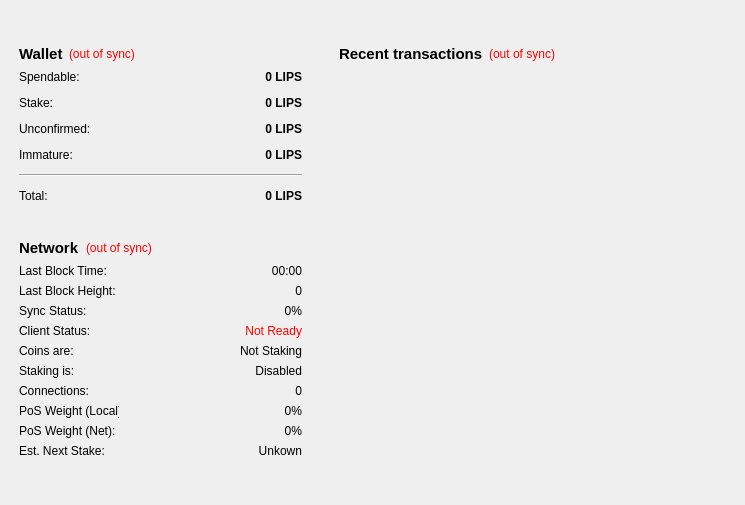
<?xml version="1.0" encoding="UTF-8"?>
<ui version="4.0">
 <class>OverviewPage</class>
 <widget class="QWidget" name="OverviewPage">
  <property name="geometry">
   <rect>
    <x>0</x>
    <y>0</y>
    <width>745</width>
    <height>505</height>
   </rect>
  </property>
  <property name="windowTitle">
   <string>Form</string>
  </property>
  <widget class="QWidget" name="layoutWidget00">
   <property name="geometry">
    <rect>
     <x>330</x>
     <y>35</y>
     <width>401</width>
     <height>461</height>
    </rect>
   </property>
   <layout class="QVBoxLayout" name="verticalLayout_3">
    <item>
     <widget class="QWidget" name="widget_2" native="true">
      <layout class="QVBoxLayout" name="verticalLayout">
       <item>
        <layout class="QHBoxLayout" name="horizontalLayout_2">
         <item>
          <widget class="QLabel" name="label_4">
           <property name="font">
            <font>
             <pointsize>11</pointsize>
             <weight>75</weight>
             <bold>true</bold>
            </font>
           </property>
           <property name="text">
            <string>&lt;b&gt;Recent transactions&lt;/b&gt;</string>
           </property>
          </widget>
         </item>
         <item>
          <widget class="QLabel" name="labelTransactionsStatus">
           <property name="toolTip">
            <string>The displayed information may be out of date. Your wallet automatically synchronizes with the LipsInc network after a connection is established, but this process has not completed yet.</string>
           </property>
           <property name="styleSheet">
            <string notr="true">QLabel { color: red; }</string>
           </property>
           <property name="text">
            <string notr="true">(out of sync)</string>
           </property>
           <property name="alignment">
            <set>Qt::AlignRight|Qt::AlignTrailing|Qt::AlignVCenter</set>
           </property>
          </widget>
         </item>
         <item>
          <spacer name="horizontalSpacer">
           <property name="orientation">
            <enum>Qt::Horizontal</enum>
           </property>
           <property name="sizeHint" stdset="0">
            <size>
             <width>40</width>
             <height>20</height>
            </size>
           </property>
          </spacer>
         </item>
        </layout>
       </item>
       <item>
        <widget class="QListView" name="listTransactions">
         <property name="styleSheet">
          <string notr="true">QListView { background: transparent; }</string>
         </property>
         <property name="frameShape">
          <enum>QFrame::NoFrame</enum>
         </property>
         <property name="verticalScrollBarPolicy">
          <enum>Qt::ScrollBarAlwaysOff</enum>
         </property>
         <property name="horizontalScrollBarPolicy">
          <enum>Qt::ScrollBarAlwaysOff</enum>
         </property>
         <property name="selectionMode">
          <enum>QAbstractItemView::NoSelection</enum>
         </property>
        </widget>
       </item>
      </layout>
     </widget>
    </item>
   </layout>
  </widget>
  <widget class="QWidget" name="layoutWidget01">
   <property name="geometry">
    <rect>
     <x>10</x>
     <y>35</y>
     <width>301</width>
     <height>461</height>
    </rect>
   </property>
   <layout class="QVBoxLayout" name="verticalLayout_2">
    <item>
     <widget class="QWidget" name="widget_wallview" native="true">
      <layout class="QVBoxLayout" name="verticalLayout_4">
       <item>
        <layout class="QHBoxLayout" name="horizontalLayout_4">
         <item>
          <widget class="QLabel" name="label_5">
           <property name="font">
            <font>
             <pointsize>11</pointsize>
             <weight>75</weight>
             <bold>true</bold>
            </font>
           </property>
           <property name="text">
            <string>Wallet</string>
           </property>
          </widget>
         </item>
         <item>
          <widget class="QLabel" name="labelWalletStatus">
           <property name="toolTip">
            <string>The displayed information may be out of date. Your wallet automatically synchronizes with the LipsInc network after a connection is established, but this process has not completed yet.</string>
           </property>
           <property name="styleSheet">
            <string notr="true">QLabel { color: red; }</string>
           </property>
           <property name="text">
            <string notr="true">(out of sync)</string>
           </property>
           <property name="alignment">
            <set>Qt::AlignLeading|Qt::AlignLeft|Qt::AlignVCenter</set>
           </property>
          </widget>
         </item>
         <item>
          <spacer name="horizontalSpacer_2">
           <property name="orientation">
            <enum>Qt::Horizontal</enum>
           </property>
           <property name="sizeHint" stdset="0">
            <size>
             <width>40</width>
             <height>20</height>
            </size>
           </property>
          </spacer>
         </item>
        </layout>
       </item>
       <item>
        <layout class="QFormLayout" name="formLayout_2">
         <property name="fieldGrowthPolicy">
          <enum>QFormLayout::AllNonFixedFieldsGrow</enum>
         </property>
         <property name="horizontalSpacing">
          <number>12</number>
         </property>
         <property name="verticalSpacing">
          <number>12</number>
         </property>
         <item row="0" column="0">
          <widget class="QLabel" name="label">
           <property name="text">
            <string>Spendable:</string>
           </property>
          </widget>
         </item>
         <item row="0" column="1">
          <widget class="QLabel" name="labelBalance">
           <property name="font">
            <font>
             <weight>75</weight>
             <bold>true</bold>
            </font>
           </property>
           <property name="cursor">
            <cursorShape>IBeamCursor</cursorShape>
           </property>
           <property name="toolTip">
            <string>Your current spendable balance</string>
           </property>
           <property name="text">
            <string notr="true">0 LIPS</string>
           </property>
           <property name="alignment">
            <set>Qt::AlignRight|Qt::AlignTrailing|Qt::AlignVCenter</set>
           </property>
           <property name="textInteractionFlags">
            <set>Qt::LinksAccessibleByMouse|Qt::TextSelectableByKeyboard|Qt::TextSelectableByMouse</set>
           </property>
          </widget>
         </item>
         <item row="1" column="0">
          <widget class="QLabel" name="label_6">
           <property name="text">
            <string>Stake:</string>
           </property>
          </widget>
         </item>
         <item row="1" column="1">
          <widget class="QLabel" name="labelStake">
           <property name="font">
            <font>
             <weight>75</weight>
             <bold>true</bold>
            </font>
           </property>
           <property name="cursor">
            <cursorShape>IBeamCursor</cursorShape>
           </property>
           <property name="toolTip">
            <string>Total of coins that was staked, and do not yet count toward the current balance</string>
           </property>
           <property name="text">
            <string notr="true">0 LIPS</string>
           </property>
           <property name="alignment">
            <set>Qt::AlignRight|Qt::AlignTrailing|Qt::AlignVCenter</set>
           </property>
           <property name="textInteractionFlags">
            <set>Qt::LinksAccessibleByMouse|Qt::TextSelectableByKeyboard|Qt::TextSelectableByMouse</set>
           </property>
          </widget>
         </item>
         <item row="2" column="0">
          <widget class="QLabel" name="label_3">
           <property name="text">
            <string>Unconfirmed:</string>
           </property>
          </widget>
         </item>
         <item row="2" column="1">
          <widget class="QLabel" name="labelUnconfirmed">
           <property name="font">
            <font>
             <weight>75</weight>
             <bold>true</bold>
            </font>
           </property>
           <property name="cursor">
            <cursorShape>IBeamCursor</cursorShape>
           </property>
           <property name="toolTip">
            <string>Total of transactions that have yet to be confirmed, and do not yet count toward the current balance</string>
           </property>
           <property name="text">
            <string notr="true">0 LIPS</string>
           </property>
           <property name="alignment">
            <set>Qt::AlignRight|Qt::AlignTrailing|Qt::AlignVCenter</set>
           </property>
           <property name="textInteractionFlags">
            <set>Qt::LinksAccessibleByMouse|Qt::TextSelectableByKeyboard|Qt::TextSelectableByMouse</set>
           </property>
          </widget>
         </item>
         <item row="3" column="0">
          <widget class="QLabel" name="labelImmatureText">
           <property name="text">
            <string>Immature:</string>
           </property>
          </widget>
         </item>
         <item row="3" column="1">
          <widget class="QLabel" name="labelImmature">
           <property name="font">
            <font>
             <weight>75</weight>
             <bold>true</bold>
            </font>
           </property>
           <property name="toolTip">
            <string>Mined balance that has not yet matured</string>
           </property>
           <property name="text">
            <string notr="true">0 LIPS</string>
           </property>
           <property name="alignment">
            <set>Qt::AlignRight|Qt::AlignTrailing|Qt::AlignVCenter</set>
           </property>
           <property name="textInteractionFlags">
            <set>Qt::LinksAccessibleByMouse|Qt::TextSelectableByKeyboard|Qt::TextSelectableByMouse</set>
           </property>
          </widget>
         </item>
         <item row="4" column="0" colspan="2">
          <widget class="Line" name="line">
           <property name="orientation">
            <enum>Qt::Horizontal</enum>
           </property>
          </widget>
         </item>
         <item row="5" column="0">
          <widget class="QLabel" name="labelTotalText">
           <property name="text">
            <string>Total:</string>
           </property>
          </widget>
         </item>
         <item row="5" column="1">
          <widget class="QLabel" name="labelTotal">
           <property name="font">
            <font>
             <weight>75</weight>
             <bold>true</bold>
            </font>
           </property>
           <property name="cursor">
            <cursorShape>IBeamCursor</cursorShape>
           </property>
           <property name="toolTip">
            <string>Your current total balance</string>
           </property>
           <property name="text">
            <string notr="true">0 LIPS</string>
           </property>
           <property name="alignment">
            <set>Qt::AlignRight|Qt::AlignTrailing|Qt::AlignVCenter</set>
           </property>
           <property name="textInteractionFlags">
            <set>Qt::LinksAccessibleByMouse|Qt::TextSelectableByKeyboard|Qt::TextSelectableByMouse</set>
           </property>
          </widget>
         </item>
        </layout>
       </item>
       <item>
        <spacer name="verticalSpacer_2">
         <property name="orientation">
          <enum>Qt::Vertical</enum>
         </property>
         <property name="sizeHint" stdset="0">
          <size>
           <width>20</width>
           <height>40</height>
          </size>
         </property>
        </spacer>
       </item>
       <item>
        <layout class="QHBoxLayout" name="horizontalLayout_7">
         <item>
          <widget class="QLabel" name="label_11">
           <property name="font">
            <font>
             <pointsize>11</pointsize>
             <weight>75</weight>
             <bold>true</bold>
            </font>
           </property>
           <property name="text">
            <string>Network</string>
           </property>
          </widget>
         </item>
         <item>
          <widget class="QLabel" name="labelNetStatus">
           <property name="toolTip">
            <string>The displayed information may be out of date. Your wallet automatically synchronizes with the LipsInc network after a connection is established, but this process has not completed yet.</string>
           </property>
           <property name="styleSheet">
            <string notr="true">QLabel { color: red; }</string>
           </property>
           <property name="text">
            <string notr="true">(out of sync)</string>
           </property>
           <property name="alignment">
            <set>Qt::AlignLeading|Qt::AlignLeft|Qt::AlignVCenter</set>
           </property>
          </widget>
         </item>
         <item>
          <spacer name="horizontalSpacer_5">
           <property name="orientation">
            <enum>Qt::Horizontal</enum>
           </property>
           <property name="sizeHint" stdset="0">
            <size>
             <width>40</width>
             <height>20</height>
            </size>
           </property>
          </spacer>
         </item>
        </layout>
       </item>
       <item>
        <layout class="QVBoxLayout" name="verticalLayout_7">
         <item>
          <layout class="QHBoxLayout" name="horizontalLayout_20">
           <item>
            <widget class="QLabel" name="label_13">
             <property name="maximumSize">
              <size>
               <width>100</width>
               <height>16777215</height>
              </size>
             </property>
             <property name="text">
              <string>Last Block Time:</string>
             </property>
            </widget>
           </item>
           <item>
            <widget class="QLabel" name="lbTime">
             <property name="text">
              <string>00:00</string>
             </property>
             <property name="alignment">
              <set>Qt::AlignRight|Qt::AlignTrailing|Qt::AlignVCenter</set>
             </property>
            </widget>
           </item>
          </layout>
         </item>
         <item>
          <layout class="QHBoxLayout" name="horizontalLayout_21">
           <item>
            <widget class="QLabel" name="label_15">
             <property name="maximumSize">
              <size>
               <width>100</width>
               <height>16777215</height>
              </size>
             </property>
             <property name="text">
              <string>Last Block Height:</string>
             </property>
            </widget>
           </item>
           <item>
            <widget class="QLabel" name="lbHeight">
             <property name="text">
              <string>0</string>
             </property>
             <property name="alignment">
              <set>Qt::AlignRight|Qt::AlignTrailing|Qt::AlignVCenter</set>
             </property>
            </widget>
           </item>
          </layout>
         </item>
         <item>
          <layout class="QHBoxLayout" name="horizontalLayout_22">
           <item>
            <widget class="QLabel" name="label_16">
             <property name="maximumSize">
              <size>
               <width>100</width>
               <height>16777215</height>
              </size>
             </property>
             <property name="text">
              <string>Sync Status:</string>
             </property>
            </widget>
           </item>
           <item>
            <widget class="QLabel" name="sncStatus">
             <property name="text">
              <string>0%</string>
             </property>
             <property name="alignment">
              <set>Qt::AlignRight|Qt::AlignTrailing|Qt::AlignVCenter</set>
             </property>
            </widget>
           </item>
          </layout>
         </item>
         <item>
          <layout class="QHBoxLayout" name="horizontalLayout_24">
           <item>
            <widget class="QLabel" name="label_18">
             <property name="maximumSize">
              <size>
               <width>100</width>
               <height>16777215</height>
              </size>
             </property>
             <property name="text">
              <string>Client Status:</string>
             </property>
            </widget>
           </item>
           <item>
            <widget class="QLabel" name="clStat">
             <property name="styleSheet">
              <string notr="true">QLabel { color: red; }</string>
             </property>
             <property name="text">
              <string>Not Ready</string>
             </property>
             <property name="alignment">
              <set>Qt::AlignRight|Qt::AlignTrailing|Qt::AlignVCenter</set>
             </property>
            </widget>
           </item>
          </layout>
         </item>
         <item>
          <layout class="QHBoxLayout" name="horizontalLayout_25">
           <item>
            <widget class="QLabel" name="label_19">
             <property name="maximumSize">
              <size>
               <width>100</width>
               <height>16777215</height>
              </size>
             </property>
             <property name="text">
              <string>Coins are:</string>
             </property>
            </widget>
           </item>
           <item>
            <widget class="QLabel" name="stkstat">
             <property name="text">
              <string>Not Staking</string>
             </property>
             <property name="alignment">
              <set>Qt::AlignRight|Qt::AlignTrailing|Qt::AlignVCenter</set>
             </property>
            </widget>
           </item>
          </layout>
         </item>
         <item>
          <layout class="QHBoxLayout" name="horizontalLayout_17">
           <item>
            <widget class="QLabel" name="label_23">
             <property name="maximumSize">
              <size>
               <width>100</width>
               <height>16777215</height>
              </size>
             </property>
             <property name="text">
              <string>Staking is:</string>
             </property>
            </widget>
           </item>
           <item>
            <widget class="QLabel" name="stken">
             <property name="text">
              <string>Disabled</string>
             </property>
             <property name="alignment">
              <set>Qt::AlignRight|Qt::AlignTrailing|Qt::AlignVCenter</set>
             </property>
            </widget>
           </item>
          </layout>
         </item>
         <item>
          <layout class="QHBoxLayout" name="horizontalLayout_23">
           <item>
            <widget class="QLabel" name="label_17">
             <property name="maximumSize">
              <size>
               <width>100</width>
               <height>16777215</height>
              </size>
             </property>
             <property name="text">
              <string>Connections:</string>
             </property>
            </widget>
           </item>
           <item>
            <widget class="QLabel" name="lbcon">
             <property name="text">
              <string>0</string>
             </property>
             <property name="alignment">
              <set>Qt::AlignRight|Qt::AlignTrailing|Qt::AlignVCenter</set>
             </property>
            </widget>
           </item>
          </layout>
         </item>
         <item>
          <layout class="QHBoxLayout" name="horizontalLayout_26">
           <item>
            <widget class="QLabel" name="label_20">
             <property name="maximumSize">
              <size>
               <width>100</width>
               <height>16777215</height>
              </size>
             </property>
             <property name="text">
              <string>PoS Weight (Local):</string>
             </property>
            </widget>
           </item>
           <item>
            <widget class="QLabel" name="urweight_2">
             <property name="text">
              <string>0%</string>
             </property>
             <property name="alignment">
              <set>Qt::AlignRight|Qt::AlignTrailing|Qt::AlignVCenter</set>
             </property>
            </widget>
           </item>
          </layout>
         </item>
         <item>
          <layout class="QHBoxLayout" name="horizontalLayout_27">
           <item>
            <widget class="QLabel" name="label_21">
             <property name="maximumSize">
              <size>
               <width>100</width>
               <height>16777215</height>
              </size>
             </property>
             <property name="text">
              <string>PoS Weight (Net):</string>
             </property>
            </widget>
           </item>
           <item>
            <widget class="QLabel" name="netweight_2">
             <property name="text">
              <string>0%</string>
             </property>
             <property name="alignment">
              <set>Qt::AlignRight|Qt::AlignTrailing|Qt::AlignVCenter</set>
             </property>
            </widget>
           </item>
          </layout>
         </item>
         <item>
          <layout class="QHBoxLayout" name="horizontalLayout_8">
           <item>
            <widget class="QLabel" name="label_24">
             <property name="maximumSize">
              <size>
               <width>100</width>
               <height>16777215</height>
              </size>
             </property>
             <property name="text">
              <string>Est. Next Stake:</string>
             </property>
            </widget>
           </item>
           <item>
            <widget class="QLabel" name="estnxt">
             <property name="text">
              <string>Unkown</string>
             </property>
             <property name="alignment">
              <set>Qt::AlignRight|Qt::AlignTrailing|Qt::AlignVCenter</set>
             </property>
            </widget>
           </item>
          </layout>
         </item>
         <item>
          <layout class="QVBoxLayout" name="verticalLayout_8"/>
         </item>
        </layout>
       </item>
       <item>
        <spacer name="verticalSpacer">
         <property name="orientation">
          <enum>Qt::Vertical</enum>
         </property>
         <property name="sizeHint" stdset="0">
          <size>
           <width>20</width>
           <height>40</height>
          </size>
         </property>
        </spacer>
       </item>
      </layout>
     </widget>
    </item>
   </layout>
  </widget>
 </widget>
 <resources/>
 <connections/>
</ui>
